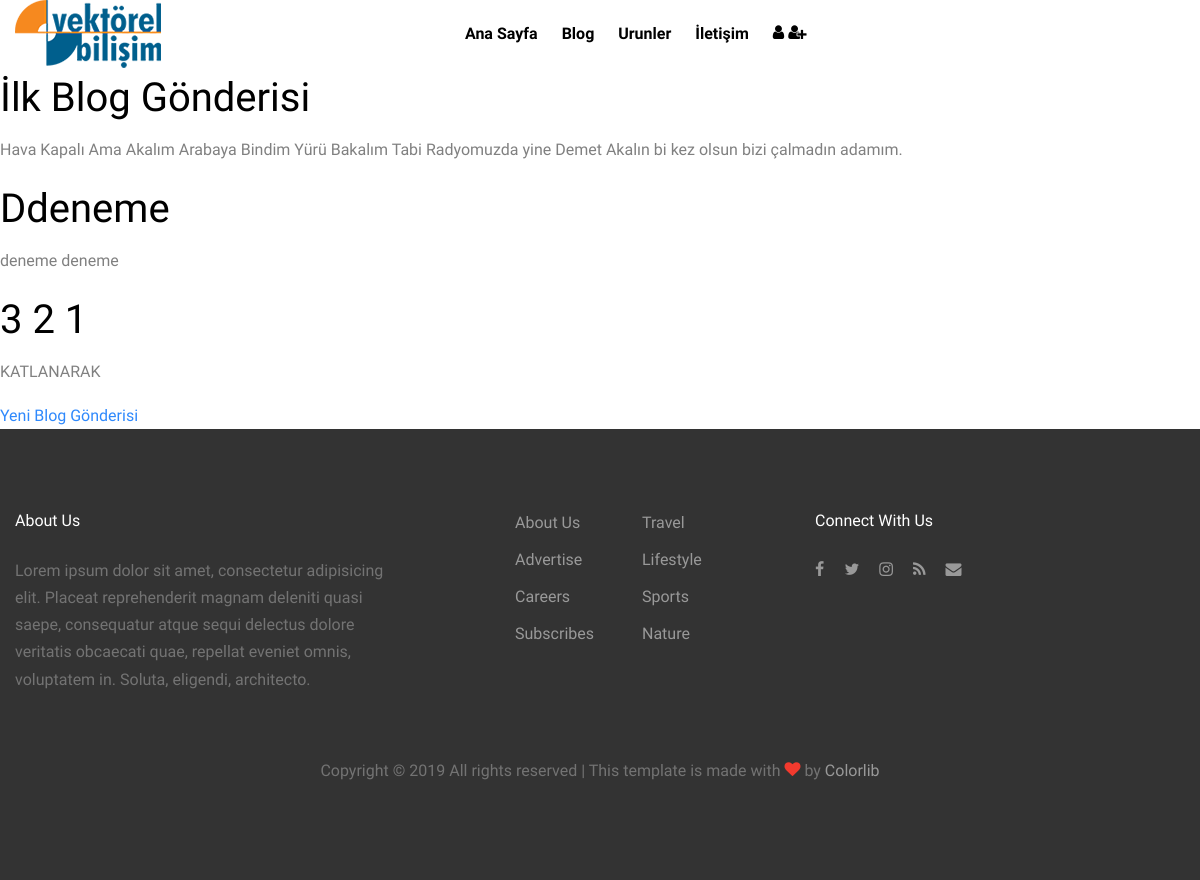
The page /blog/ on the database as committed earlier.
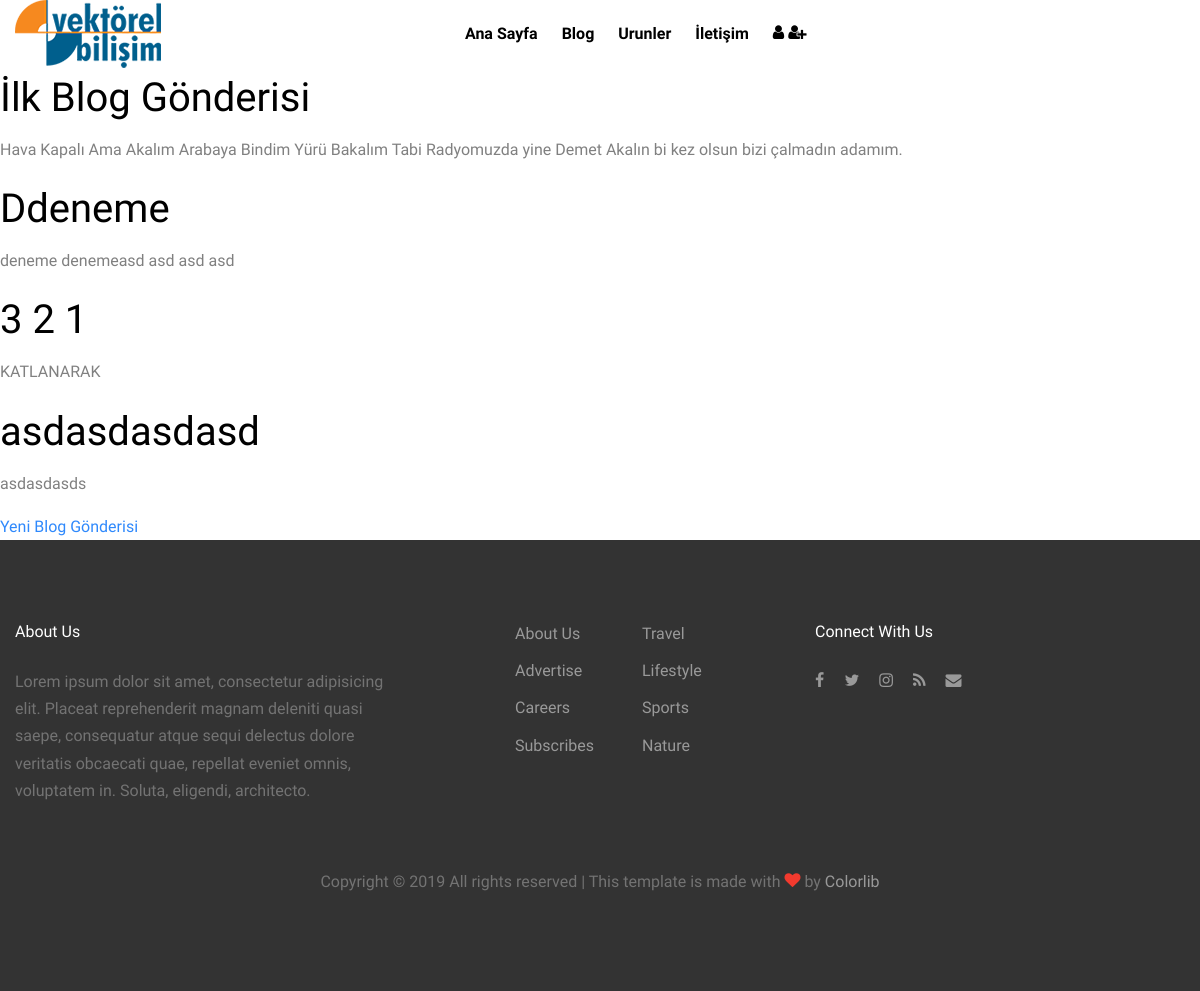
The same page on the database as committed later.
### Blog/models.py (models this page shows, shortened)
class Gonderi(models.Model):
   yazar = models.ForeignKey('auth.User',on_delete=models.CASCADE)
   baslik = models.CharField(max_length=200)
   metin = models.TextField()
   olusturma_zaman = models.DateTimeField(default=timezone.now)
   yayim_zamani = models.DateTimeField(blank=True,null=True)

### Blog/views.py (the view)
# urls.py: path('', views.gonderi_liste, name='gonderi_liste'),
def gonderi_liste(request):
    Gonderiler = Gonderi.objects.all()
    return render(request, 'Blog/gonderi_list.html', {"gonderis":Gonderiler})

### templates/Blog/gonderi_list.html
{% extends "base.html" %}
{% block content  %}
     {% for gonderi in gonderis %}
     <a href="{% url 'gonderi_detay' gonderi.pk %}">
     <h1> {{ gonderi.baslik }}</h1>
     </a>
     <p> {{ gonderi.metin }} </p>
     {% endfor %}
     <a href="{% url 'yeni_gonderi' %}" > Yeni Blog Gönderisi </a>
{% endblock %}

Rows that differ between the two databases and show on the page:
changed Gonderi "Ddeneme": metin "deneme deneme" → "deneme denemeasd asd asd asd"
added Gonderi: baslik "asdasdasdasd", metin "asdasdasds"
